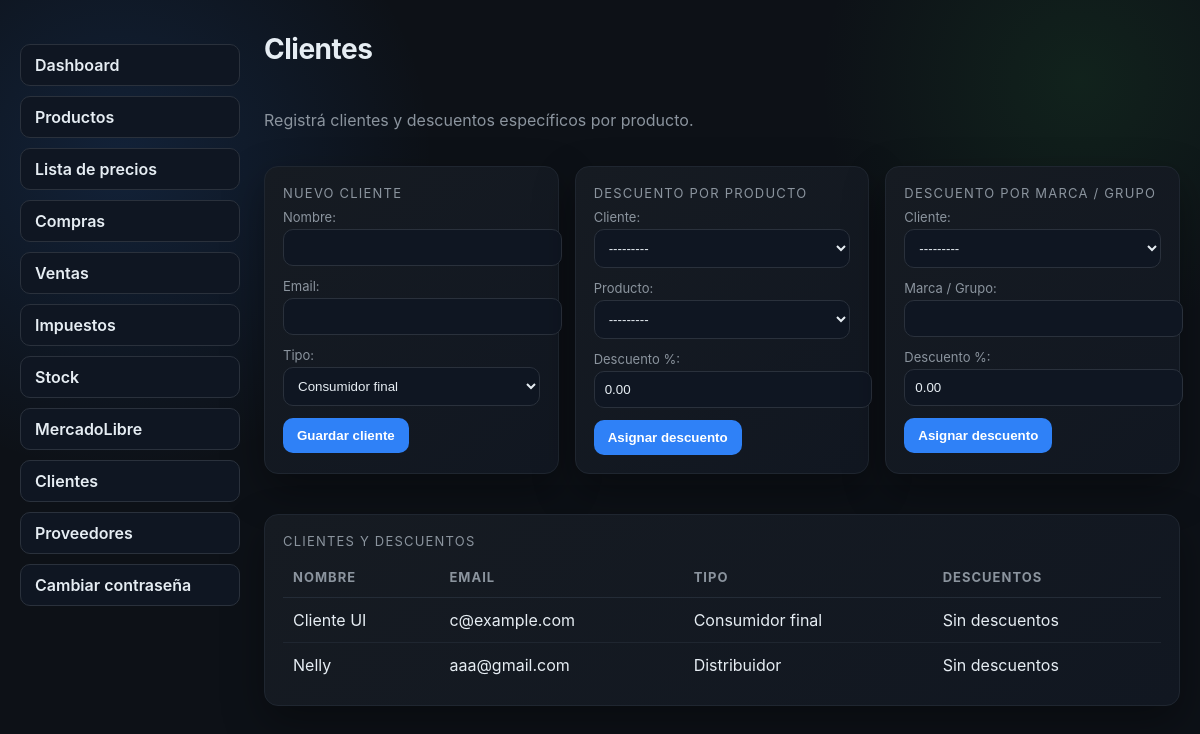
Screenshot of /clientes/ (signed in) with the database file from the repository.
### inventory/models.py (models this page shows)
class Customer(models.Model):
    class Audience(models.TextChoices):
        CONSUMER = "CONSUMER", "Consumidor final"
        BARBER = "BARBER", "Peluquerías/Barberías"
        DISTRIBUTOR = "DISTRIBUTOR", "Distribuidor"
    name = models.CharField(max_length=255)
    email = models.EmailField(blank=True)
    audience = models.CharField(max_length=20, choices=Audience.choices, default=Audience.CONSUMER)
    class Meta:
        ordering = ["name"]
    def __str__(self) -> str:
        return self.name

### inventory/views.py (the view, shortened to what this page needs)
# urls.py: path("clientes/", views.customers_view, name="inventory_customers"),
@login_required
def customers_view(request):
    customer_form = CustomerForm()
    discount_form = CustomerDiscountForm()
    group_discount_form = CustomerGroupDiscountForm()
    customers = Customer.objects.prefetch_related("discounts__product", "group_discounts").order_by("name")
    return render(
        request,
        "inventory/customers.html",
        {
            "customer_form": customer_form,
            "discount_form": discount_form,
            "group_discount_form": group_discount_form,
            "customers": customers,
        },
    )

### inventory/views.py (shortened to what this page needs)
class CustomerForm(forms.ModelForm):
    class Meta:
        model = Customer
        fields = ["name", "email", "audience"]
        labels = {"name": "Nombre", "email": "Email", "audience": "Tipo"}

class CustomerDiscountForm(forms.ModelForm):
    class Meta:
        model = CustomerProductDiscount
        fields = ["customer", "product", "discount_percent"]
        labels = {
            "customer": "Cliente",
            "product": "Producto",
            "discount_percent": "Descuento %",
        }

### inventory/models.py (called while the page is built)
    def __str__(self) -> str:
        sku = self.sku or "Sin SKU"
        return f"{sku} - {self.name}"

### inventory/templates/inventory/customers.html (shortened to what this page needs)
{% extends "inventory/base.html" %}
{% block content %}
<h1>Clientes</h1>
<p class="subtitle">Registrá clientes y descuentos específicos por producto.</p>
<div class="cards">
    <div class="card">
        <div class="card-title">Nuevo cliente</div>
        <form method="post">
            {{ customer_form.as_p }}
            <button type="submit">Guardar cliente</button>
        </form>
    </div>
    <div class="card">
        <div class="card-title">Descuento por producto</div>
        <form method="post">
            {{ discount_form.as_p }}
            <button type="submit">Asignar descuento</button>
        </form>
    </div>
    <div class="card">
        <div class="card-title">Descuento por marca / grupo</div>
        <form method="post">
            {{ group_discount_form.as_p }}
            <button type="submit">Asignar descuento</button>
        </form>
    </div>
</div>
<div class="card table-card">
    <div class="card-title">Clientes y descuentos</div>
    <table>
        <thead>
            <tr>
                <th>Nombre</th>
                <th>Email</th>
                <th>Tipo</th>
                <th>Descuentos</th>
            </tr>
        </thead>
        <tbody>
            {% for customer in customers %}
            <tr>
                <td>{{ customer.name }}</td>
                <td>{{ customer.email }}</td>
                <td>{{ customer.get_audience_display }}</td>
                <td>
                    {% if customer.discounts.all or customer.group_discounts.all %}
                        {% for d in customer.discounts.all %}
                            <div>{{ d.product.sku }} - {{ d.discount_percent }}%</div>
                        {% endfor %}
                        {% for g in customer.group_discounts.all %}
                            <div>{{ g.group }} - {{ g.discount_percent }}%</div>
                        {% endfor %}
                    {% else %}
                        Sin descuentos
                    {% endif %}
                </td>
            </tr>
            {% empty %}
            <tr><td colspan="4">Aún no hay clientes cargados.</td></tr>
            {% endfor %}
        </tbody>
    </table>
</div>
{% endblock %}

### inventory/templates/inventory/base.html (shortened to what this page needs)
{% load static %}
<!DOCTYPE html>
<html lang="es">
<head>
</head>
<body>
    <div class="page">
        <div class="actions">
            <a class="pill" href="{% url 'inventory_dashboard' %}">Dashboard</a>
            <a class="pill" href="{% url 'inventory_product_costs' %}">Productos</a>
            <a class="pill" href="{% url 'inventory_product_prices' %}">Lista de precios</a>
            <a class="pill" href="{% url 'inventory_purchases_list' %}">Compras</a>
            <a class="pill" href="{% url 'inventory_sales_list' %}">Ventas</a>
            <a class="pill" href="{% url 'inventory_taxes' %}">Impuestos</a>
            <a class="pill" href="{% url 'inventory_stock_list' %}">Stock</a>
            <a class="pill" href="{% url 'inventory_mercadolibre_dashboard' %}">MercadoLibre</a>
            <a class="pill" href="{% url 'inventory_customers' %}">Clientes</a>
            <a class="pill" href="{% url 'inventory_suppliers' %}">Proveedores</a>
            {% if user.is_authenticated %}
            <a class="pill" href="{% url 'password_change' %}">Cambiar contraseña</a>
            {% endif %}
        </div>
        <div class="main">
            {% block content %}{% endblock %}
        </div>
    </div>
</body>
</html>

### inventory/templates/inventory/base.html (style rules this page uses)
:root { --bg: #0d1117; --panel: #161b22; --accent: #2f81f7; --text: #e6edf3; --muted: #8b949e; --positive: #2ea043; --negative: #f85149; }
body { margin: 0; font-family: "Inter", system-ui, -apple-system, sans-serif; background: radial-gradient(circle at 10% 20%, rgba(47, 129, 247, 0.15), transparent 25%), radial-gradient(circle at 90% 10%, rgba(46, 160, 67, 0.12), transparent 20%), var(--bg); color: var(--text); min-height: 100vh; }
.page { max-width: 1200px; margin: 0 auto; padding: 32px 20px 80px; display: grid; grid-template-columns: 220px 1fr; gap: 24px; align-items: start; }
h1 { margin: 0 0 12px; font-size: 28px; letter-spacing: -0.5px; }
.subtitle { color: var(--muted); margin-bottom: 20px; }
.card { background: linear-gradient(145deg, var(--panel), #111721); border: 1px solid #1f2630; border-radius: 14px; padding: 18px; box-shadow: 0 16px 40px rgba(0, 0, 0, 0.35); }
.cards { display: grid; grid-template-columns: repeat(auto-fit, minmax(260px, 1fr)); gap: 16px; }
.card-title { color: var(--muted); font-size: 13px; text-transform: uppercase; letter-spacing: 1.2px; margin-bottom: 8px; }
.table-card { margin-top: 24px; }
table { width: 100%; border-collapse: collapse; margin-top: 8px; }
th, td { text-align: left; padding: 12px 10px; }
th { font-size: 13px; color: var(--muted); border-bottom: 1px solid #242c37; text-transform: uppercase; letter-spacing: 1px; }
tr + tr td { border-top: 1px solid #1f2630; }
form p { margin: 0 0 12px; }
form label { display: block; font-size: 13px; color: var(--muted); margin-bottom: 4px; }
form input, form select { width: 100%; padding: 10px; border-radius: 10px; border: 1px solid #2a313c; background: #0f1622; color: var(--text); }
button { background: var(--accent); border: none; padding: 10px 14px; border-radius: 10px; color: white; cursor: pointer; font-weight: 700; }
.actions { margin: 12px 0 20px; display: flex; flex-direction: column; gap: 10px; align-items: stretch; position: sticky; top: 20px; height: fit-content; }
.pill { padding: 10px 14px; border-radius: 10px; border: 1px solid #2a313c; background: #0f1622; color: var(--text); text-decoration: none; font-weight: 600; }
.main { display: flex; flex-direction: column; gap: 16px; }

### rows the page displays
Customer: name "Cliente UI", email "c@example.com", audience "Consumidor final", shows "Sin descuentos"
Customer: name "Nelly", email "aaa@gmail.com", audience "Distribuidor", shows "Sin descuentos"
